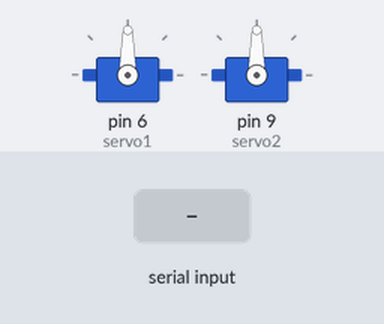
Simulated run of this sketch. Board: Arduino Uno, built with avr-gcc and run on an emulated ATmega328P. Parts: 2 × servo. The test bench sets the inputs (shaded band).

Above: at 1.2 s.
1.3 s: "90,45\n" received over Serial
At 3.5 s:
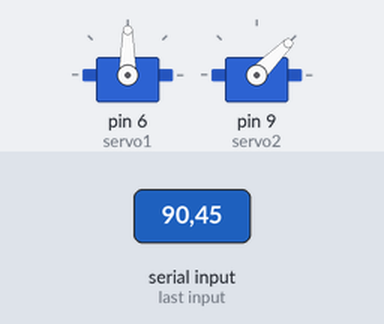
3.8 s: "30,150\n" received over Serial
At 5.0 s:
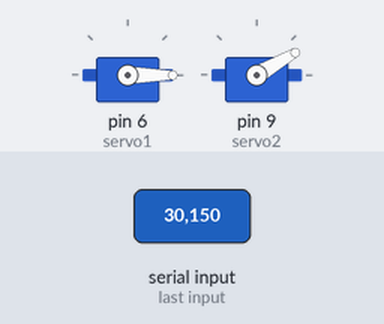
6.8 s: "5\n" received over Serial
At 9.6 s:
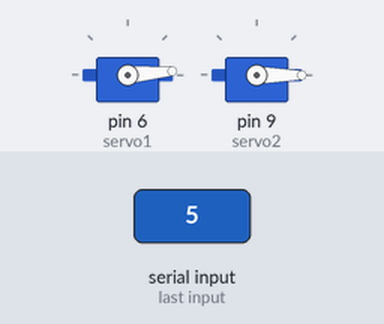
9.8 s: "90\n" received over Serial
At 12.6 s:
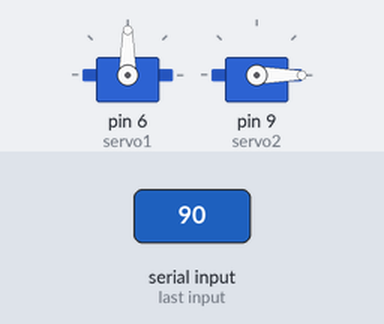
12.8 s: "200\n" received over Serial
At 15.4 s:
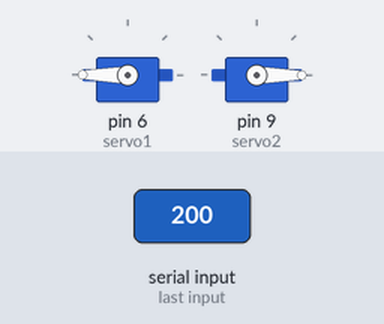
15.8 s: "1,90\n" received over Serial
At 18.1 s:
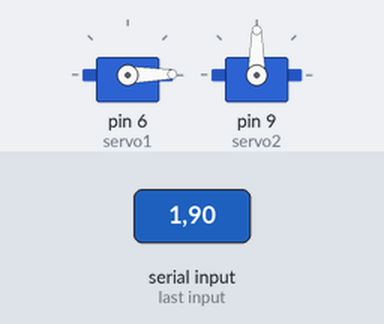
Timing chart, 0 to 21.3 s (numbered marks = the images above; inputs shaded):
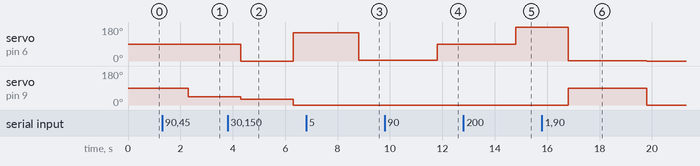

The sketch:

recebe_python.ino
```cpp
#include "Servo.h"                                //biblioteca para o servo
Servo servo1;                                     //cria o objeto servo1
Servo servo2;                                     //cria o objeto servo2
int angulo1=0;                                    //variável para receber o ângulo do servo1
int angulo2=0;                                    //variável para receber o ângulo do servo2

void setup() {
  Serial.begin(9600);                             //inicia a comunicação serial
  servo1.attach(6);                               //anexa o servo 1 ao pino 6
  servo2.attach(9);                               //anexa o servo 2 ao pino 9
  //angulo1 = map(angulo, 80,100,0,126);          //calibração de ângulos do servo 1
  //angulo2 = map(angulo, 80,100,0,160);          //calibração de ângulos do servo 2

}

void loop() {
  while (Serial.available() > 0) {              //enquanto houver dados na comunicação serial, faça...


      angulo1 =  Serial.parseInt(); // Lê o número enviado pelo Python
      delay(500);
      angulo2 =  Serial.parseInt(); // Lê o número enviado pelo Python
      delay(500);
      servo1.write(angulo1); //move o servo para o angulo informado
      servo2.write(angulo2); //move o servo para o angulo informado

  }
}
```

Measured:
- after the input at 1.3 s, servo on pin 9 (servo2): 90° → 45° after 1.0 s
- after the input at 3.8 s, servo on pin 6 (servo1): 90° → 0° after 0.50 s instead of 1.5 s; servo on pin 9 (servo2): 45° → 30° after 0.50 s, → 0° 2.0 s later
- after the input at 6.8 s, servo on pin 6 (servo1): 150° → 5° after 2.0 s
- after the input at 9.8 s, servo on pin 6 (servo1): 5° → 90° after 2.0 s
- after the input at 12.8 s, servo on pin 6 (servo1): 90° → 180° after 2.0 s
- after the input at 15.8 s, servo on pin 6 (servo1): 180° → 1° after 1.0 s, → 0° 3.0 s later; servo on pin 9 (servo2): 0° → 90° after 1.0 s, → 0° 3.0 s later
